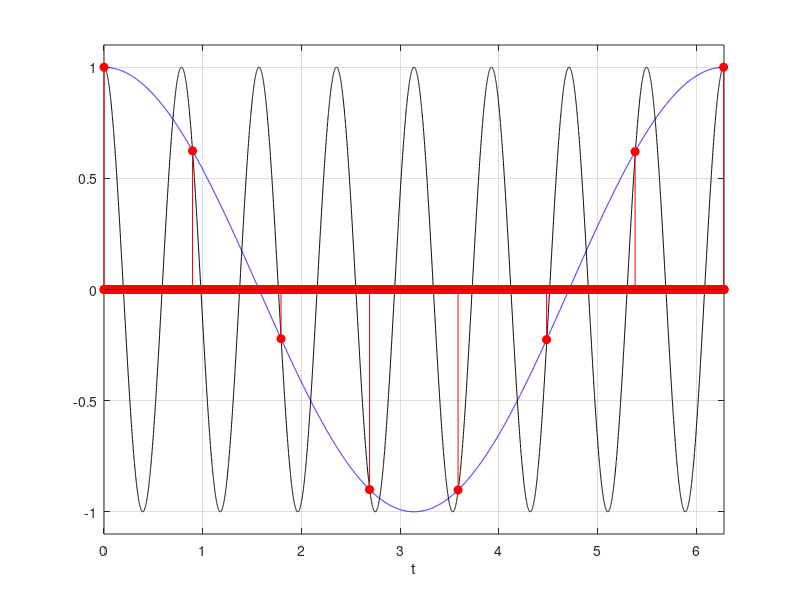

Recreate this plot in MATLAB.
% two frequencies, same fs.
clear all; clf
% sinusoids
omega_0 = 1; % frekuensi sinyal x1 
omega_s = 7;    % frekuensi sinyal x2
T = 2 * pi/omega_0; 
t = 0:0.001:T; % a period of x1
x1 = cos(omega_0 * t); 
x2 = cos((omega_0 + omega_s) * t);
N = length(t); 
Ts = 2 * pi/omega_s; % sampling period
M = fix(Ts/0.001); imp = zeros(1,N);
for k = 1:M:N-1
    imp(k) = 1; % sequence of impulses
end
xs = imp .* x1; % sampled signal
plot(t,x1,'b',t,x2,'k'); hold on
stem(t,imp .* x1,'r','filled');
axis([0 max(t) -1.1 1.1]); 
xlabel('t'); grid